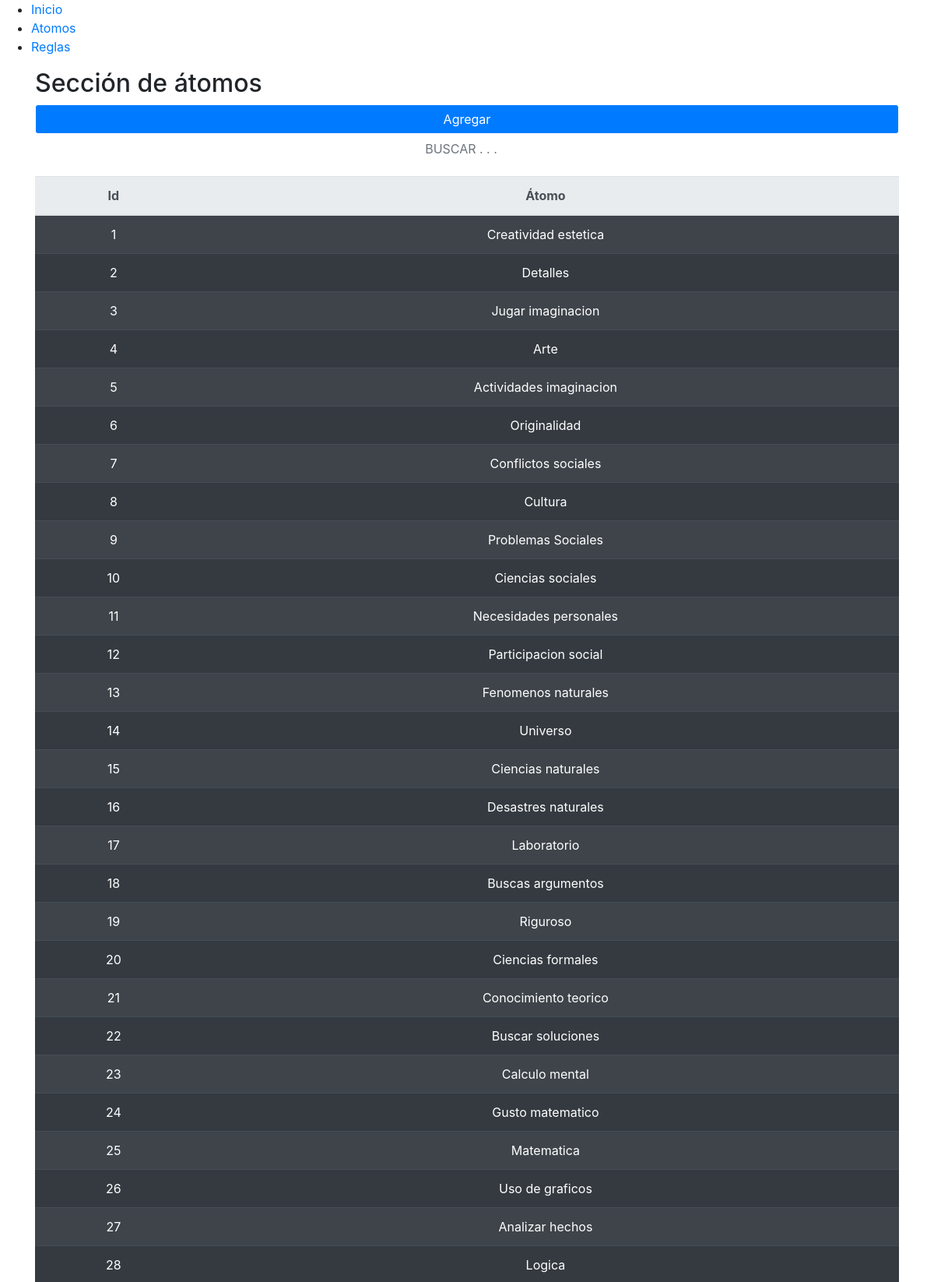
Screenshot of /atomos (upper part) with the database file from the repository.
### tables this page shows
CREATE TABLE `atomos` (
  `id` int(255) NOT NULL,
  `atomo` varchar(255) NOT NULL
);

### controllers/ViewController.php (called while the page is built)
<?php
class ViewController {
    private static $view_path = './views/';
    public function load_view( $view ) {
        require_once(self::$view_path . 'header.php');
        require_once(self::$view_path . $view . '.php');
    }
}

### index.php (called while the page is built, shortened)
<?php
require_once('./controllers/Autoload.php');
$route = isset($_GET['r']) ? $_GET['r'] : 'home';
$sistema = new Router($route);

### controllers/Autoload.php (called while the page is built, shortened)
<?php
class Autoload {
    public function __construct() {
        spl_autoload_register(function ($class_name) {
            $models_path = './models/' . $class_name . '.php';
            $controllers_path = './controllers/' . $class_name . '.php';
        });
    }
}

### controllers/AtomoController.php (called while the page is built, shortened)
<?php
class AtomoController {
    private $model;
    public function __construct(){
        $this->model = new AtomoModel();
    }
    public function read( $atomo_id = '' ){
        return $this->model->read($atomo_id);
    }
}

### models/Model.php (called while the page is built, shortened)
<?php
abstract class Model {
    private static $db_host = 'localhost';
    private static $db_user = 'root';
    private static $db_pass = '';
    private static $db_name = 'experto';
    private static $db_charset = 'utf8';
    private $conn;
    protected $query;
    protected $rows = array();
    private function db_open() {
        $this->conn = new mysqli(
            self::$db_host,
            self::$db_user,
            self::$db_pass,
            self::$db_name
        );
        $this->conn->set_charset(self::$db_charset);
    }
    protected function get_query() {
        $result = $this->conn->query($this->query);
        while( $this->rows[] = $result->fetch_assoc() );
        return array_pop($this->rows);
    }
}

### models/AtomoModel.php (called while the page is built, shortened)
<?php
class AtomoModel extends Model {
    public function read( $atomo_id = '' ){
        $this->query = ($atomo_id)
            ? "SELECT * FROM atomos WHERE id = '$atomo_id' ORDER BY id ASC"
            : "SELECT * FROM atomos ORDER BY id ASC";
        $this->get_query();
        $data = array();
        foreach ($this->rows as $key => $value) {
            array_push($data, $value);
        }
        return $data;
    }
}

### views/atomos.php (the view, shortened to what this page needs)
<?php
$atomo_controller = new AtomoController();
$atomo_data = $atomo_controller->read();
?>
<div class="container" >
<section class="content-form" id="atomo_form">
    <h2 class="sub-title">Sección de átomos</h2>
    <div class="form-group width-12">
        <form method="post">
            <input type="submit" value="Agregar" class="form-control btn btn-principal bg-primary text-white"/>
        </form>
            <input type="search" placeholder="BUSCAR . . ." class="form-control btn expand btn-principal" id="searchTerm" onkeyup="doSearch()"/>
    </div>
</section>
<div id="dor" class="text-center">
    <table class="text-center table table-dark table-striped" id="datos">
        <thead class="thead-light">
            <tr>
                <th scope="col">Id</th>
                <th scope="col">Átomo</th>
            </tr>
        </thead>
        <tbody>
            <?php foreach($atomo_data as $data): ?>
            <tr>
                <td style="width: 100px;"><?php echo $data['id']; ?></td>
                <td style="width: 450px;"><?php echo $data['atomo']; ?></td>
            </tr>
            <?php endforeach; ?>
        </tbody>
    </table>
</div>
</div>
</body>

### controllers/Router.php (shortened to what this page needs)
<?php
class Router {
    public function __construct($router) {
        $this->route = isset($_GET['r']) ? $_GET['r'] : 'home';
        $controller = new ViewController();
        switch ($this->route) {
            case 'atomos':
                if (!isset($_POST['r'])) $controller->load_view('atomos');
                elseif ($_POST['r'] == 'atomo-add') $controller->load_view('atomo-add');
                break;
        }
    }
}

### views/header.php (shortened to what this page needs)
<!DOCTYPE html>
<html lang="en">
<head>
    <link rel="stylesheet" href="../tools/css/bootstrap.css">
</head>
<header>
	<nav>
		<ul>
			<li><a href="home">Inicio</a></li>
			<li><a href="atomos">Atomos</a></li>
			<li><a href="reglas">Reglas</a></li>
		</ul>
	</nav>
</header>
<body>

### rows the page displays
atomos: id "1", atomo "Creatividad estetica"
atomos: id "2", atomo "Detalles"
atomos: id "3", atomo "Jugar imaginacion"
atomos: id "4", atomo "Arte"
atomos: id "5", atomo "Actividades imaginacion"
atomos: id "6", atomo "Originalidad"
atomos: id "7", atomo "Conflictos sociales"
atomos: id "8", atomo "Cultura"
atomos: id "9", atomo "Problemas Sociales"
atomos: id "10", atomo "Ciencias sociales"
atomos: id "11", atomo "Necesidades personales"
atomos: id "12", atomo "Participacion social"
atomos: id "13", atomo "Fenomenos naturales"
atomos: id "14", atomo "Universo"
atomos: id "15", atomo "Ciencias naturales"
atomos: id "16", atomo "Desastres naturales"
atomos: id "17", atomo "Laboratorio"
atomos: id "18", atomo "Buscas argumentos"
atomos: id "19", atomo "Riguroso"
atomos: id "20", atomo "Ciencias formales"
atomos: id "21", atomo "Conocimiento teorico"
atomos: id "22", atomo "Buscar soluciones"
atomos: id "23", atomo "Calculo mental"
atomos: id "24", atomo "Gusto matematico"
atomos: id "25", atomo "Matematica"
atomos: id "26", atomo "Uso de graficos"
atomos: id "27", atomo "Analizar hechos"
atomos: id "28", atomo "Logica"
